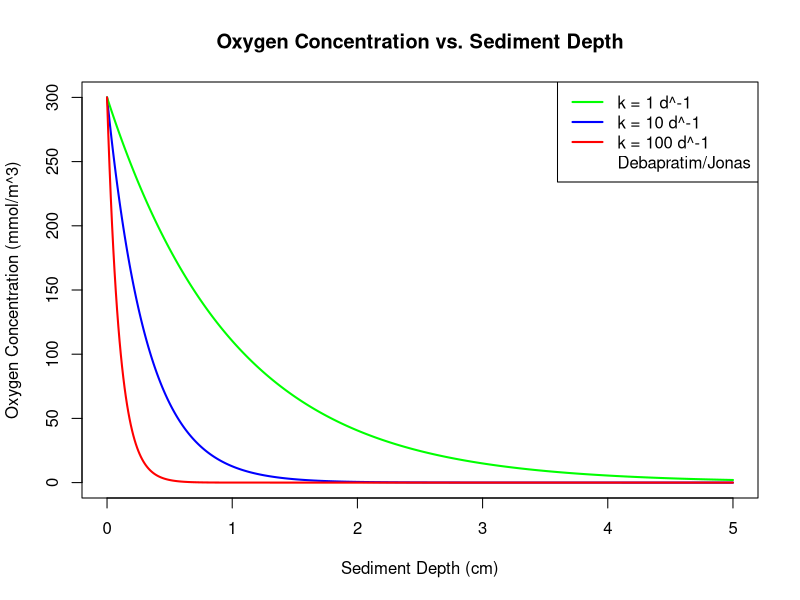
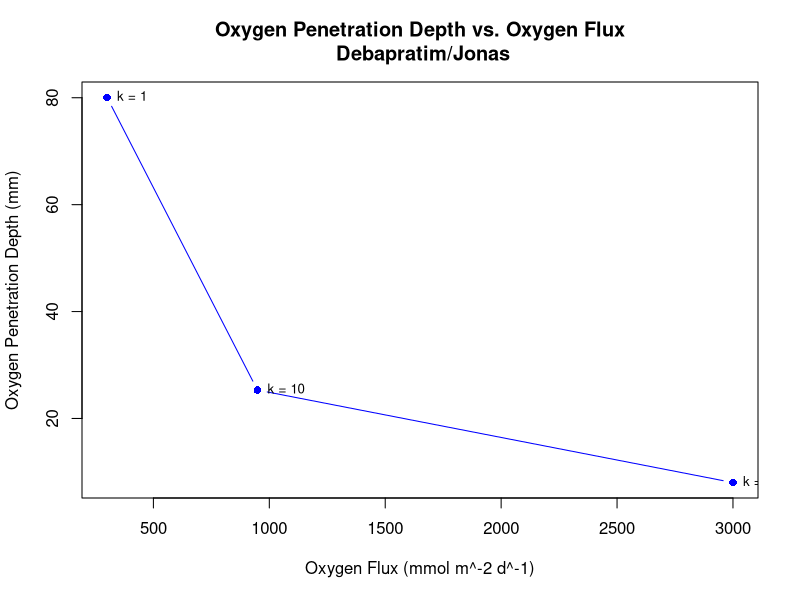
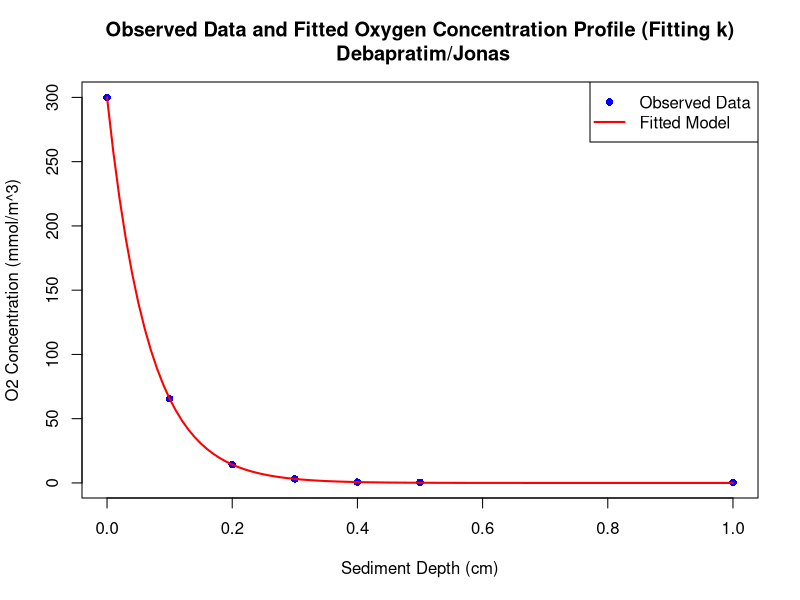

R code for these plots, in order:
# Parameters
D_s <- 1  # Diffusion coefficient in cm^2 d^-1
O2_0 <- 300  # Initial oxygen concentration at the surface in mmol m^-3

# Define sediment depth (in cm)
depth <- seq(0, 5, by = 0.01)

# Function to calculate oxygen concentration profile
oxygen_profile <- function(k, D_s, O2_0, depth) {
  alpha <- sqrt(k / D_s)
  O2 <- O2_0 * exp(-alpha * depth)
  return(O2)
}

# Calculate oxygen profiles for different decay rates
O2_profile_k1 <- oxygen_profile(k = 1, D_s = D_s, O2_0 = O2_0, depth = depth)
O2_profile_k10 <- oxygen_profile(k = 10, D_s = D_s, O2_0 = O2_0, depth = depth)
O2_profile_k100 <- oxygen_profile(k = 100, D_s = D_s, O2_0 = O2_0, depth = depth)

# Plot the oxygen concentration profile for k = 10 d^-1
plot(depth, O2_profile_k10, type = "l", col = "blue", lwd = 2,
     xlab = "Sediment Depth (cm)", ylab = "Oxygen Concentration (mmol/m^3)",
     main = "Oxygen Concentration vs. Sediment Depth")

# Add profiles for k = 1 d^-1 and k = 100 d^-1
lines(depth, O2_profile_k1, col = "green", lwd = 2)
lines(depth, O2_profile_k100, col = "red", lwd = 2)

# Add a legend
legend("topright", legend = c("k = 1 d^-1", "k = 10 d^-1", "k = 100 d^-1", "Debapratim/Jonas"),
       col = c("green", "blue", "red","white"), lwd = 2)





#Calculation for step 3 " For each of these cases, calculate the flux of oxygen in the sediment and the oxygen penetration depth;"
# Parameters
D_s <- 1  # Diffusion coefficient in cm^2 d^-1
O2_0 <- 300  # Initial oxygen concentration at the surface in mmol m^-3

# Function to calculate flux
calculate_flux <- function(k, D_s, O2_0) {
  flux <- D_s * O2_0 * sqrt(k / D_s)
  return(flux)
}

# Function to calculate oxygen penetration depth
calculate_penetration_depth <- function(k, D_s, O2_0) {
  alpha <- sqrt(k / D_s)
  penetration_depth <- (1 / alpha) * log(O2_0 / 0.1)
  return(penetration_depth)
}

# Values of k to investigate
k_values <- c(1, 10, 100)

# Calculate flux and penetration depth for each k
results <- data.frame(
  k = k_values,
  Flux = sapply(k_values, calculate_flux, D_s = D_s, O2_0 = O2_0),
  Penetration_Depth = sapply(k_values, calculate_penetration_depth, D_s = D_s, O2_0 = O2_0)
)

# Print the results
print(results)

# Convert penetration depth to mm for the output
results$Penetration_Depth_mm <- results$Penetration_Depth * 10

# Display the final results
print(results)



#Step 4: "Make a graph of oxygen penetration depth in mm, versus oxygen flux, expressed in mmol m−2 d−1What is the relationship between both; can you explain?"
  
# Parameters
D_s <- 1  # Diffusion coefficient in cm^2 d^-1
O2_0 <- 300  # Initial oxygen concentration at the surface in mmol m^-3

# Function to calculate flux
calculate_flux <- function(k, D_s, O2_0) {
  flux <- D_s * O2_0 * sqrt(k / D_s)
  return(flux)
}

# Function to calculate oxygen penetration depth
calculate_penetration_depth <- function(k, D_s, O2_0) {
  alpha <- sqrt(k / D_s)
  penetration_depth <- (1 / alpha) * log(O2_0 / 0.1)
  return(penetration_depth)
}

# Values of k to investigate
k_values <- c(1, 10, 100)

# Calculate flux and penetration depth for each k
flux_values <- sapply(k_values, calculate_flux, D_s = D_s, O2_0 = O2_0)
penetration_depth_values <- sapply(k_values, calculate_penetration_depth, D_s = D_s, O2_0 = O2_0) * 10  # Convert to mm

# Create a plot of oxygen penetration depth vs. flux
plot(flux_values, penetration_depth_values, type = "b", pch = 16, col = "blue",
     xlab = "Oxygen Flux (mmol m^-2 d^-1)", ylab = "Oxygen Penetration Depth (mm)",
     main = "Oxygen Penetration Depth vs. Oxygen Flux\n Debapratim/Jonas")

# Add text labels for the decay rates (k values)
text(flux_values, penetration_depth_values, labels = paste("k =", k_values), pos = 4, cex = 0.8)





#Step 5: "Estimate the values of the parameters that can explain these observations.Which parameter would you vary in the first place? Use the fitting procedure from Section 4.4.2 to fit the model to the data."
# Install and load the minpack.lm package if not already installed
if (!require(minpack.lm)) {
  install.packages("minpack.lm")
}
library(minpack.lm)

# Observed data from the table
depth <- c(0, 0.1, 0.2, 0.3, 0.4, 0.5, 1.0)  # Sediment depth in cm
O2_concentration <- c(300, 65.52, 14.31, 3.13, 0.68, 0.59, 0.27)  # O2 concentration in mmol/m^3

# Fixed parameters
O2_0 <- 300  # Initial oxygen concentration at the surface
D_s_fixed <- 1  # Fixed diffusion coefficient in cm^2 d^-1

# Initial guess for decay rate
k_initial <- 50  # Initial guess for decay rate in d^-1

# Nonlinear least squares fitting using nlsLM (fitting only k)
fit <- nlsLM(O2_concentration ~ O2_0 * exp(-sqrt(k / D_s_fixed) * depth),
             start = list(k = k_initial),
             lower = c(0),  # Ensure k is positive
             control = list(maxiter = 1000))

# Summary of the fit
summary(fit)

# Extract fitted parameter
fitted_k <- coef(fit)['k']

# Print the fitted parameter
cat("Fitted decay rate (k):", fitted_k, "d^-1\n")
cat("Diffusion coefficient (D_s) was fixed at:", D_s_fixed, "cm^2 d^-1\n")

# Plot the observed data and fitted curve
plot(depth, O2_concentration, pch = 16, col = "blue",
     xlab = "Sediment Depth (cm)", ylab = "O2 Concentration (mmol/m^3)",
     main = "Observed Data and Fitted Oxygen Concentration Profile (Fitting k)\n Debapratim/Jonas")
curve(O2_0 * exp(-sqrt(fitted_k / D_s_fixed) * x), add = TRUE, col = "red", lwd = 2)

# Add a legend
legend("topright", legend = c("Observed Data", "Fitted Model"),
       col = c("blue", "red"), pch = c(16, NA), lwd = c(NA, 2))
